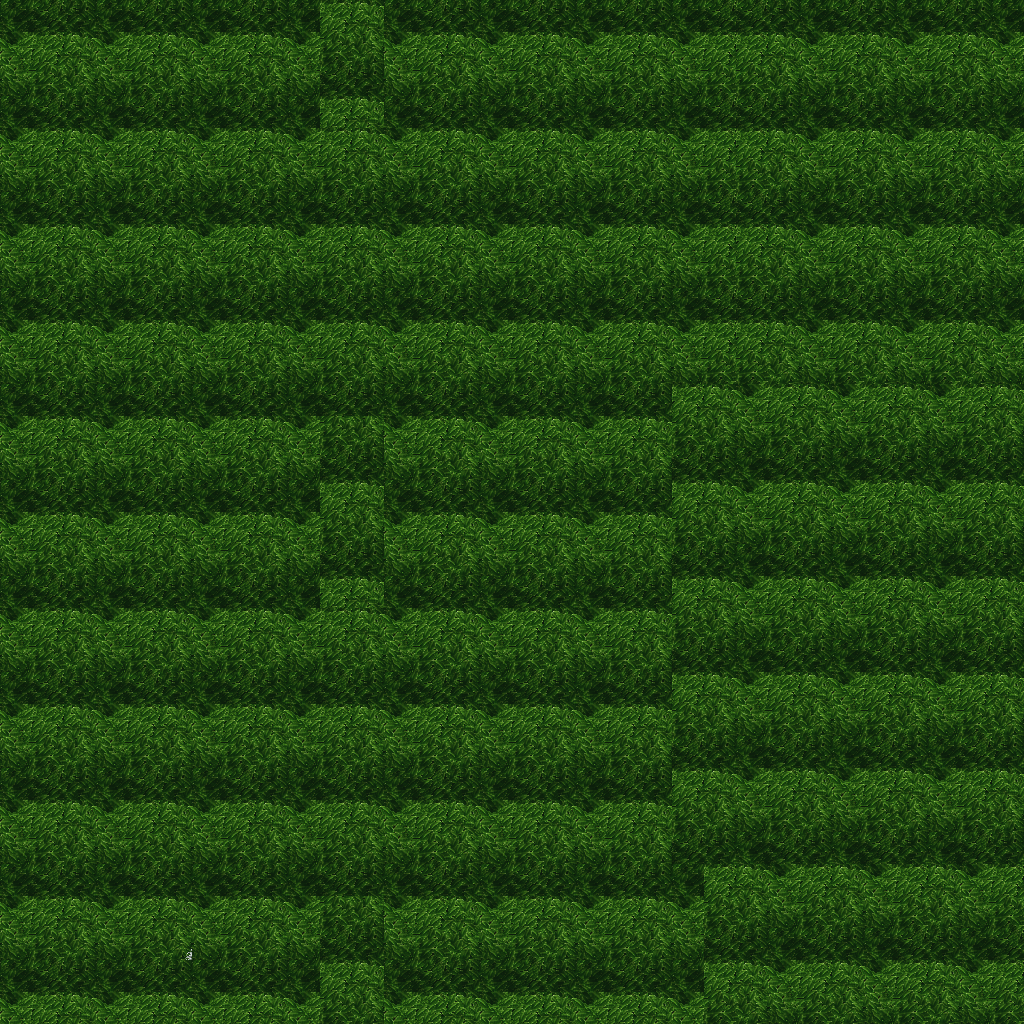

A level layout from a 2D game, rendered from its tile map. Below: a short description, then the map file with tile-grid data replaced by summaries:
An orthogonal 32x32 tile map with 32x32 px tiles, 5 tile layers (Ground, Objects, Objects2, Above, ...), 1 hidden layer not drawn, 19 tilesets.

<map version="1.10" tiledversion="1.11.0" orientation="orthogonal" renderorder="right-down" width="32" height="32" tilewidth="32" tileheight="32" infinite="0" nextlayerid="11" nextobjectid="1">
 <tileset firstgid="1" name="ground_ground" tilewidth="32" tileheight="32" tilecount="33" columns="3">
  <image source="../drawable/ground_ground.png" width="96" height="352" />
 </tileset>
 <tileset firstgid="34" name="plant_grasses" tilewidth="32" tileheight="32" tilecount="6" columns="3">
  <image source="../drawable/plant_grasses.png" width="96" height="64" />
 </tileset>
 <tileset firstgid="40" name="plant_flower_daisy_blue" tilewidth="32" tileheight="32" tilecount="8" columns="2">
  <image source="../drawable/plant_flower_daisy_blue.png" width="64" height="128" />
 </tileset>
 <tileset firstgid="48" name="plant_flower_daisy_yellow" tilewidth="32" tileheight="32" tilecount="8" columns="2">
  <image source="../drawable/plant_flower_daisy_yellow.png" width="64" height="128" />
 </tileset>
 <tileset firstgid="56" name="plant_flower_daisy_red" tilewidth="32" tileheight="32" tilecount="8" columns="2">
  <image source="../drawable/plant_flower_daisy_red.png" width="64" height="128" />
 </tileset>
 <tileset firstgid="64" name="plant_flower_daisy_white" tilewidth="32" tileheight="32" tilecount="8" columns="2">
  <image source="../drawable/plant_flower_daisy_white.png" width="64" height="128" />
 </tileset>
 <tileset firstgid="72" name="logic_collision" tilewidth="32" tileheight="32" tilecount="1" columns="1">
  <image source="../drawable/logic_collision.png" width="32" height="32" />
 </tileset>
 <tileset firstgid="73" name="plant_tree_tree_green" tilewidth="32" tileheight="32" tilecount="88" columns="8">
  <image source="../drawable/plant_tree_tree_green.png" width="256" height="352" />
 </tileset>
 <tileset firstgid="161" name="logic_item_resources" tilewidth="32" tileheight="32" tilecount="6" columns="6">
  <image source="../drawable/logic_item_resources.png" width="192" height="32" />
 </tileset>
 <tileset firstgid="167" name="item_statue_broken_green_column" tilewidth="32" tileheight="32" tilecount="2" columns="1">
  <image source="../drawable/item_statue_broken_green_column.png" width="32" height="64" />
 </tileset>
 <tileset firstgid="169" name="plant_tree_spruce" tilewidth="32" tileheight="32" tilecount="6" columns="2">
  <image source="../drawable/plant_tree_spruce.png" width="64" height="96" />
 </tileset>
 <tileset firstgid="175" name="plant_tree_pine_snowy" tilewidth="32" tileheight="32" tilecount="6" columns="2">
  <image source="../drawable/plant_tree_pine_snowy.png" width="64" height="96" />
 </tileset>
 <tileset firstgid="181" name="logic_creature_ent" tilewidth="32" tileheight="32" tilecount="4" columns="4">
  <image source="../drawable/logic_creature_ent.png" width="128" height="32" />
 </tileset>
 <tileset firstgid="185" name="logic_item_mushroom" tilewidth="32" tileheight="32" tilecount="6" columns="6">
  <image source="../drawable/logic_item_mushroom.png" width="192" height="32" />
 </tileset>
 <tileset firstgid="191" name="plant_star_shaped_plants" tilewidth="32" tileheight="32" tilecount="6" columns="2">
  <image source="../drawable/plant_star_shaped_plants.png" width="64" height="96" />
 </tileset>
 <tileset firstgid="197" name="plant_tree_tree_darkgreen" tilewidth="32" tileheight="32" tilecount="88" columns="8">
  <image source="../drawable/plant_tree_tree_darkgreen.png" width="256" height="352" />
 </tileset>
 <tileset firstgid="285" name="plant_stump_stump_pale_brown" tilewidth="32" tileheight="32" tilecount="4" columns="2">
  <image source="../drawable/plant_stump_stump_pale_brown.png" width="64" height="64" />
 </tileset>
 <tileset firstgid="289" name="plant_tree_umbrella_thorn" tilewidth="32" tileheight="32" tilecount="18" columns="6">
  <image source="../drawable/plant_tree_umbrella_thorn.png" width="192" height="96" />
 </tileset>
 <tileset firstgid="307" name="logic_item_fruits" tilewidth="32" tileheight="32" tilecount="16" columns="8">
  <image source="../drawable/logic_item_fruits.png" width="256" height="64" />
 </tileset>
 <layer id="1" name="Ground" width="32" height="32">
  <data>[1024 cells, 1024 non-empty, 1 distinct tile ids]</data>
 </layer>
 <layer id="2" name="Objects" width="32" height="32">
  <data>[1024 cells, 3 non-empty, 2 distinct tile ids]</data>
 </layer>
 <layer id="3" name="Objects2" width="32" height="32">
  <data>[1024 cells, 0 non-empty, 0 distinct tile ids]</data>
 </layer>
 <layer id="4" name="Above" width="32" height="32">
  <data>[1024 cells, 1024 non-empty, 9 distinct tile ids]</data>
 </layer>
 <layer id="5" name="Above2" width="32" height="32">
  <data>[1024 cells, 1 non-empty, 1 distinct tile ids]</data>
 </layer>
 <layer id="6" name="Walkable" width="32" height="32" visible="0">
  <data>[1024 cells, 1024 non-empty, 1 distinct tile ids]</data>
 </layer>
 <objectgroup id="7" name="Mapevents" />
 <objectgroup id="8" name="Spawn" />
 <objectgroup id="9" name="Keys" />
 <objectgroup id="10" name="Replace" />
</map>
